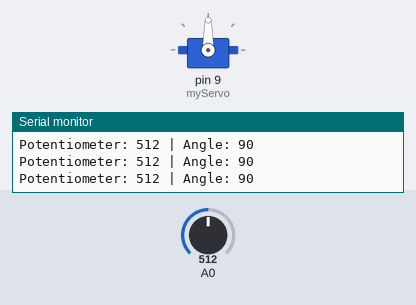
Simulated run of this sketch. Board: Arduino Uno, built with avr-gcc and run on an emulated ATmega328P. Parts: servo, the last lines printed to the serial monitor. The test bench sets the inputs (shaded band); at power-on: A0 = 512.

Above: at 1.2 s.
1.3 s: A0 set to 559
At 2.6 s:
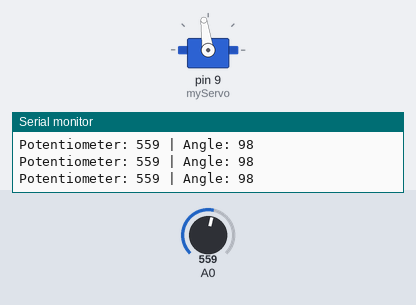
4.3 s: A0 set to 581
At 4.7 s:
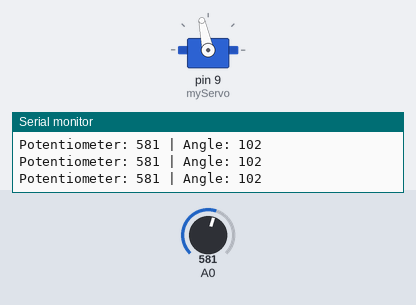
5.8 s: A0 set to 306
At 6.2 s:
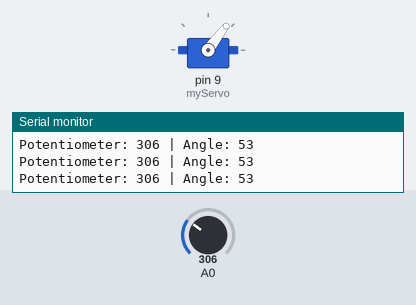
7.3 s: A0 set to 716
At 8.5 s:
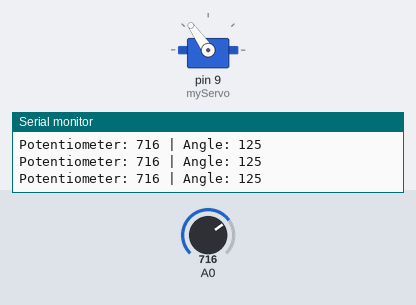
8.8 s: A0 set to 984
At 10.0 s:
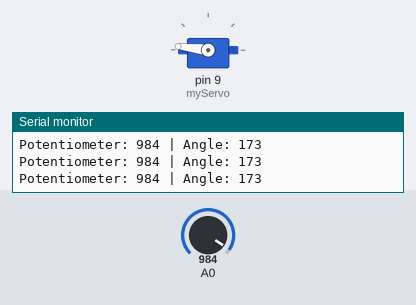
10.3 s: A0 set to 1010
At 11.5 s:
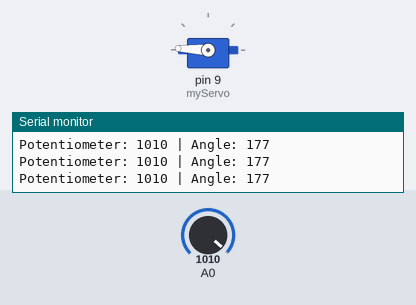
Timing chart, 0 to 13.3 s (numbered marks = the images above; inputs shaded):
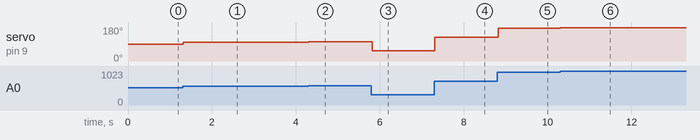

Measured:
- after the input at 1.3 s, servo on pin 9 (myServo): 90° → 98° at once
- after the input at 4.3 s, servo on pin 9 (myServo): 98° → 102° at once
- after the input at 5.8 s, servo on pin 9 (myServo): 102° → 53° at once
- after the input at 7.3 s, servo on pin 9 (myServo): 53° → 125° at once
- after the input at 8.8 s, servo on pin 9 (myServo): 125° → 173° at once
- after the input at 10.3 s, servo on pin 9 (myServo): 173° → 177° at once

The sketch:

potentiometer.ino
```cpp
#include <Servo.h>
Servo myServo;
int potValue = 0;
int angle = 0;
void setup() {
  myServo.attach(9);
  Serial.begin(9600);
}
void loop() {
  potValue = analogRead(A0);
  angle = map(potValue, 0, 1023, 0, 180);
  myServo.write(angle);
  Serial.print("Potentiometer: ");
  Serial.print(potValue);
  Serial.print(" | Angle: ");
  Serial.println(angle);
  delay(15);
}
```
